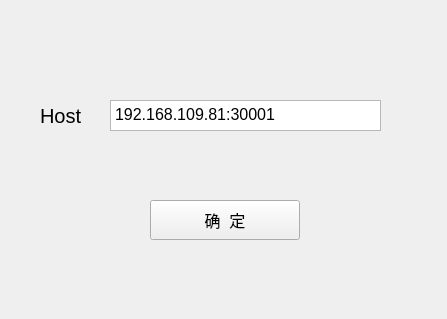
<?xml version="1.0" encoding="UTF-8"?>
<ui version="4.0">
 <class>Frame</class>
 <widget class="QFrame" name="Frame">
  <property name="geometry">
   <rect>
    <x>0</x>
    <y>0</y>
    <width>447</width>
    <height>319</height>
   </rect>
  </property>
  <property name="sizePolicy">
   <sizepolicy hsizetype="Fixed" vsizetype="Fixed">
    <horstretch>0</horstretch>
    <verstretch>0</verstretch>
   </sizepolicy>
  </property>
  <property name="font">
   <font>
    <pointsize>12</pointsize>
   </font>
  </property>
  <property name="windowTitle">
   <string>建立tcp连接</string>
  </property>
  <widget class="QTextEdit" name="textEdit">
   <property name="geometry">
    <rect>
     <x>110</x>
     <y>100</y>
     <width>271</width>
     <height>31</height>
    </rect>
   </property>
   <property name="html">
    <string>&lt;!DOCTYPE HTML PUBLIC &quot;-//W3C//DTD HTML 4.0//EN&quot; &quot;http://www.w3.org/TR/REC-html40/strict.dtd&quot;&gt;
&lt;html&gt;&lt;head&gt;&lt;meta name=&quot;qrichtext&quot; content=&quot;1&quot; /&gt;&lt;style type=&quot;text/css&quot;&gt;
p, li { white-space: pre-wrap; }
&lt;/style&gt;&lt;/head&gt;&lt;body style=&quot; font-family:'SimSun'; font-size:12pt; font-weight:400; font-style:normal;&quot;&gt;
&lt;p style=&quot; margin-top:0px; margin-bottom:0px; margin-left:0px; margin-right:0px; -qt-block-indent:0; text-indent:0px;&quot;&gt;192.168.109.81:30001&lt;/p&gt;&lt;/body&gt;&lt;/html&gt;</string>
   </property>
  </widget>
  <widget class="QPushButton" name="pushButton">
   <property name="geometry">
    <rect>
     <x>150</x>
     <y>200</y>
     <width>150</width>
     <height>40</height>
    </rect>
   </property>
   <property name="text">
    <string>确  定</string>
   </property>
  </widget>
  <widget class="QLabel" name="label">
   <property name="geometry">
    <rect>
     <x>40</x>
     <y>100</y>
     <width>61</width>
     <height>31</height>
    </rect>
   </property>
   <property name="font">
    <font>
     <pointsize>15</pointsize>
     <weight>50</weight>
     <bold>false</bold>
    </font>
   </property>
   <property name="layoutDirection">
    <enum>Qt::LeftToRight</enum>
   </property>
   <property name="text">
    <string>Host</string>
   </property>
  </widget>
 </widget>
 <resources/>
 <connections/>
</ui>
